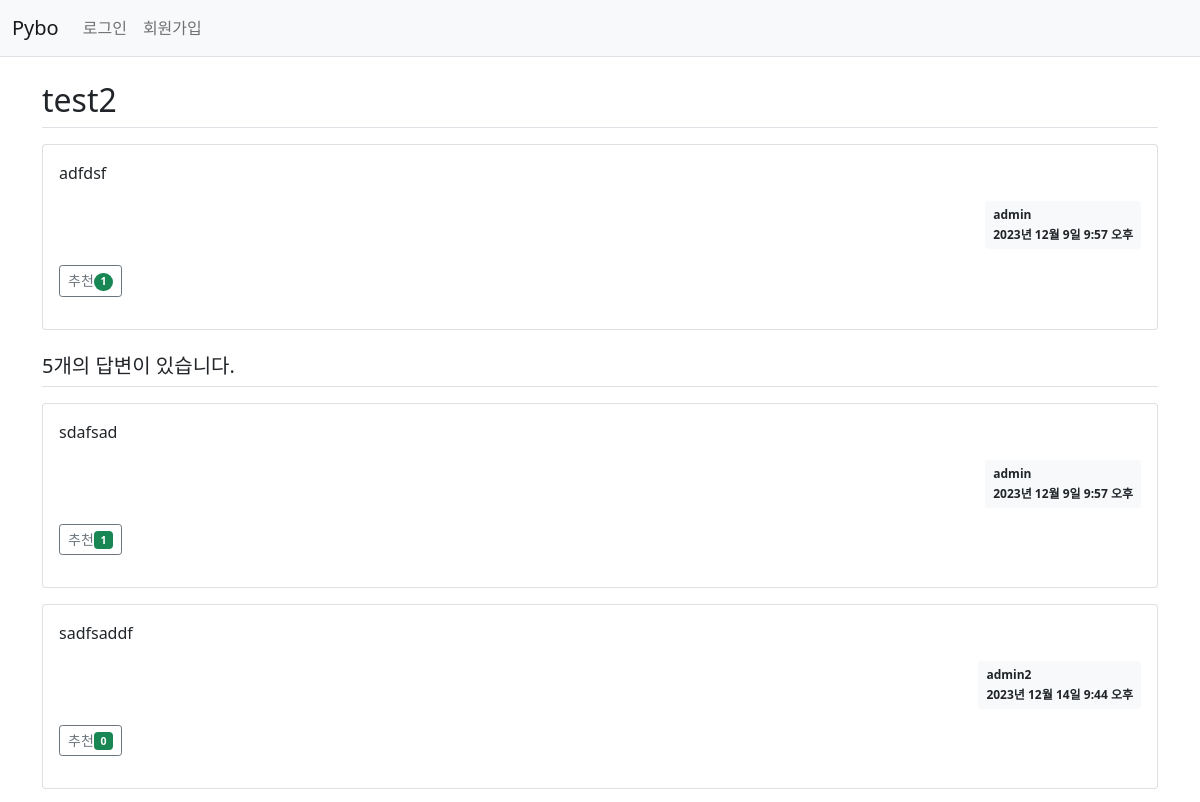
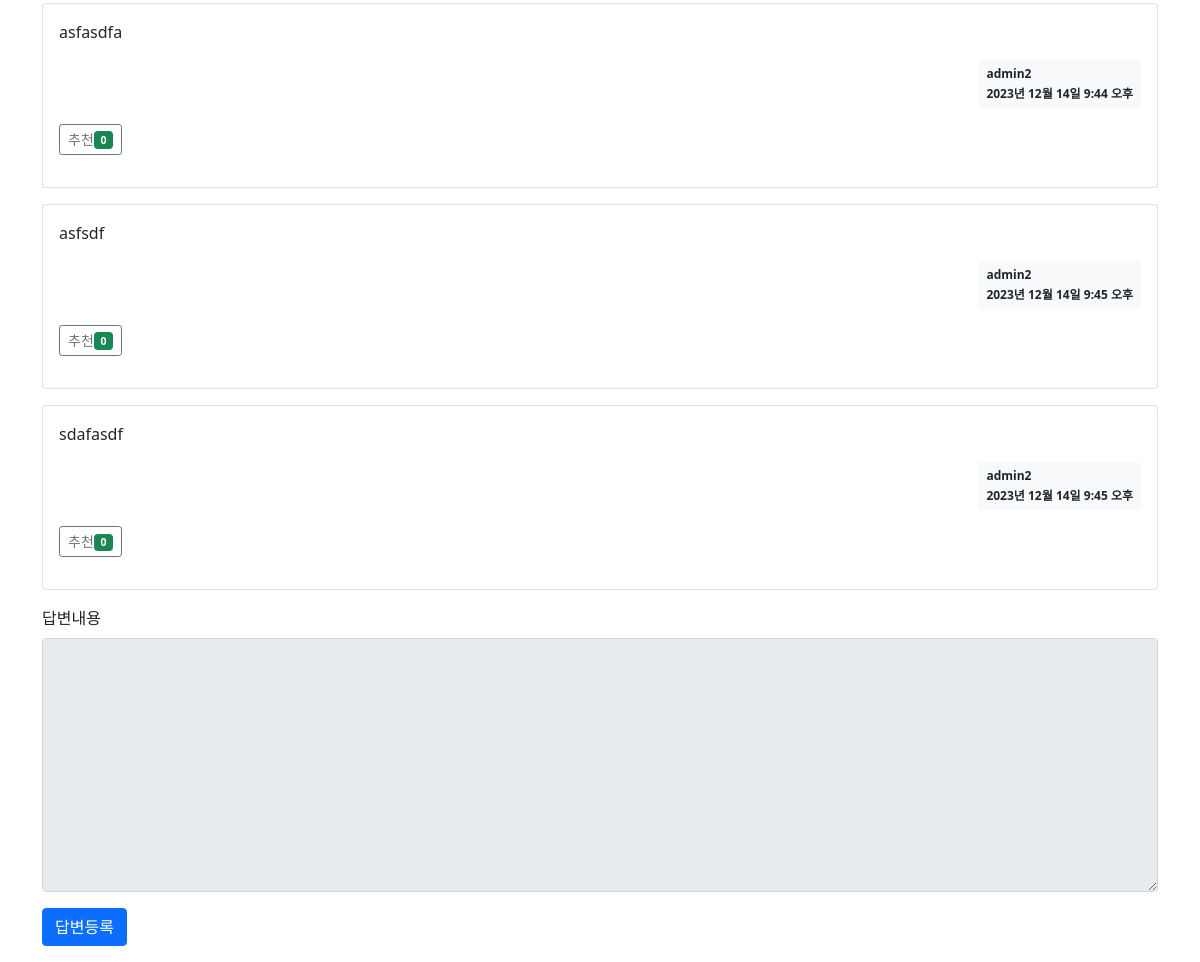
The app's page /pybo/310/ with its own data (2 pictures, top to bottom).
### pybo/models.py (models this page shows, shortened)
class Question(models.Model):
    author = models.ForeignKey(User, on_delete=models.CASCADE, related_name='author_question')
    subject = models.CharField(max_length=200)
    content = models.TextField()
    create_date = models.DateTimeField()
    modify_date = models.DateTimeField(null=True, blank=True)
    voter = models.ManyToManyField(User, related_name='voter_question') #추천인 추가

class Answer(models.Model):
    author = models.ForeignKey(User, on_delete=models.CASCADE, related_name='author_answer')
    question = models.ForeignKey(Question, on_delete=models.CASCADE)
    content = models.TextField()
    create_date = models.DateTimeField()
    modify_date = models.DateTimeField(null=True, blank=True)
    voter=models.ManyToManyField(User, related_name='voter_answer')

### pybo/views/base_views.py (the view)
# urls.py: path('<int:question_id>/', base_views.detail, name='detail'),
def detail(request, question_id):
    question = get_object_or_404(Question, pk=question_id)
    context = {'question': question}
    return render(request, 'pybo/question_detail.html', context)

### pybo/templatetags/pybo_filter.py (called while the page is built)
@register.filter
def mark(value):
    extensions = ["nl2br", "fenced_code"]
    return mark_safe(markdown.markdown(value, extensions=extensions))

### templates/pybo/question_detail.html (shortened to what this page needs)
{% extends 'base.html' %}
{% load pybo_filter %}
{% block content %}
<div class="container my-3">
    <h2 class="border-bottom py-2">{{ question.subject }}</h2>
    <div class="card my-3">
        <div class="card-body">
            <div class="card-text">{{ question.content|mark }}</div>
            <div class="d-flex justify-content-end">
                <div class="badge bg-light text-dark p-2 text-start">
                    <div class="mb-2">{{ question.author.username }}</div>
                    <div>{{ question.create_date }}</div>
                </div>
            </div>
            <div class="my-3">
                <a href="javascript:void(0)" data-uri="{% url 'pybo:question_vote' question.id %}"
                   class="recommend btn btn-sm btn-outline-secondary">추천<span class="badge rounded-pill bg-success">
                    {{question.voter.count}}</span>
                </a>
            </div>
        </div>
    </div>
    <h5 class="border-bottom my-3 py-2">{{question.answer_set.count}}개의 답변이 있습니다.</h5>
    {% for answer in question.answer_set.all %}
    <div class="card my-3">
        <div class="card-body">
            <div class="card-text">{{ answer.content|mark }}</div>
            <div class="d-flex justify-content-end">
                <div class="badge bg-light text-dark p-2 text-start">
                    <div class="mb-2">{{ answer.author.username }}</div>
                    <div>{{ answer.create_date }}</div>
                </div>
            </div>
            <div class = "my-3">
                <a href="javascript:void(0)" data-uri="{% url 'pybo:answer_vote' answer.id %}"
                   class="recommend btn btn-sm btn-outline-secondary">추천<span class="badge rounded
                    -pill bg-success">{{ answer.voter.count }}</span></a>
            </div>
        </div>
    </div>
    {% endfor %}
    <form action="{% url 'pybo:answer_create' question.id %}" method="post" class="my-3">
        <div class="mb-3">
            <label for="content" class="form-label">답변내용</label>
            <textarea {% if not user.is_authenticated %}disabled{% endif %}
                        name="content" id="content" class="form-control" rows="10"></textarea>
        </div>
        <input type="submit" value="답변등록" class="btn btn-primary">
    </form>
</div>
{% endblock %}

### records on screen
Question: subject "test2", content|mark "adfdsf", author.username "admin", create_date "2023년 12월 9일 9:57 오후", voter.count "1", answer_set.count "5"
Answer: content|mark "sdafsad", author.username "admin", create_date "2023년 12월 9일 9:57 오후", voter.count "1"
Answer: content|mark "sadfsaddf", author.username "admin2", create_date "2023년 12월 14일 9:44 오후", voter.count "0"
Answer: content|mark "asfasdfa", author.username "admin2", create_date "2023년 12월 14일 9:44 오후", voter.count "0"
Answer: content|mark "asfsdf", author.username "admin2", create_date "2023년 12월 14일 9:45 오후", voter.count "0"
Answer: content|mark "sdafasdf", author.username "admin2", create_date "2023년 12월 14일 9:45 오후", voter.count "0"
